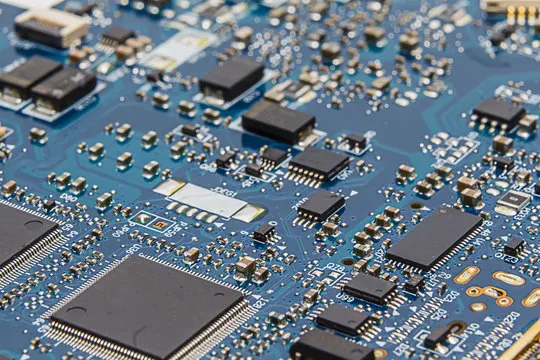
#> input picture pcb.webp, 540 x 360 px
$ jupyter execute Exp5.ipynb   (older library calls are emulated)
#> lines starting #> are read from the running program, lines starting #| are printed output that depends on the picture
[cell 1]
import cv2
import numpy as np
import matplotlib.pyplot as plt

[cell 2]
# Load the image (convert to grayscale for simplicity)
image = cv2.imread('pcb.webp', cv2.IMREAD_GRAYSCALE)
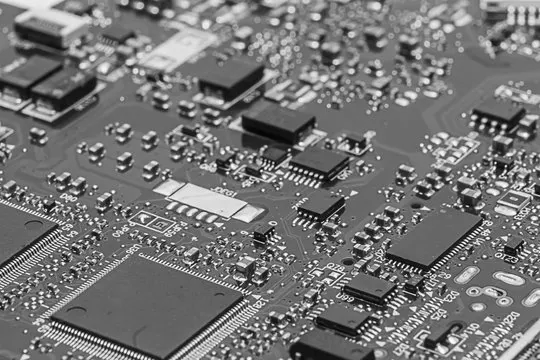
#> image: shape (360, 540); min 0, max 255, mean 117.3

[cell 3]
plt.imshow(image, cmap='gray')
plt.title("Original Image")
plt.axis('off')
plt.show()

[cell 4]
kernel = np.ones((4, 4), np.float32) / 9

[cell 5]
averaged_image = cv2.filter2D(image, -1, kernel)
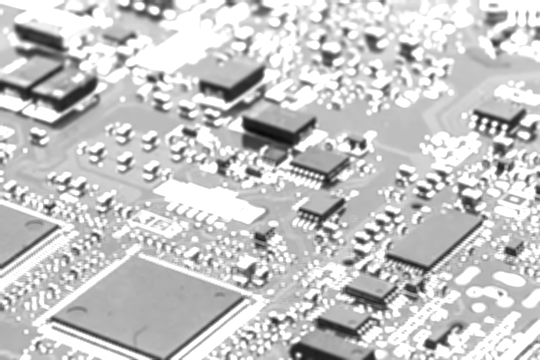
#> averaged_image: shape (360, 540); min 10, max 255, mean 197.8

[cell 6]
plt.imshow(averaged_image, cmap='gray')
plt.title("Averaging Filter")
plt.axis('off')
plt.show()

[cell 7]
weighted_kernel = np.array([[1, 2, 1],
                            [2, 4, 2],
                            [1, 2, 1]], np.float32)

weighted_kernel = weighted_kernel / weighted_kernel.sum()

[cell 8]
weighted_image = cv2.filter2D(image, -1, weighted_kernel)
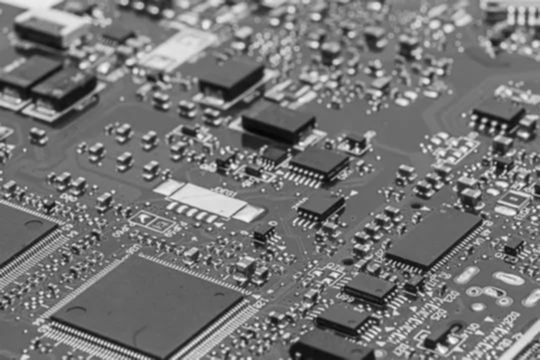
#> weighted_image: shape (360, 540); min 5, max 249, mean 117.3

[cell 9]
plt.imshow(weighted_image, cmap='gray')
plt.title("Weighted Averaging Filter")
plt.axis('off')
plt.show()

[cell 10]
gaussian_image = cv2.GaussianBlur(image, (3, 3), 1)

[cell 11]
plt.imshow(gaussian_image, cmap='gray')
plt.title("Gaussian Filter")
plt.axis('off')
plt.show()

[cell 12]
median_image = cv2.medianBlur(image, 3)

[cell 13]
plt.imshow(median_image, cmap='gray')
plt.title("Median Filter")
plt.axis('off')
plt.show()

[cell 14]
laplacian_kernel = np.array([[0, 1, 0], [1, -4, 1], [0, 1, 0]], np.float32)

[cell 15]
laplacian_image = cv2.filter2D(image, -1, laplacian_kernel)
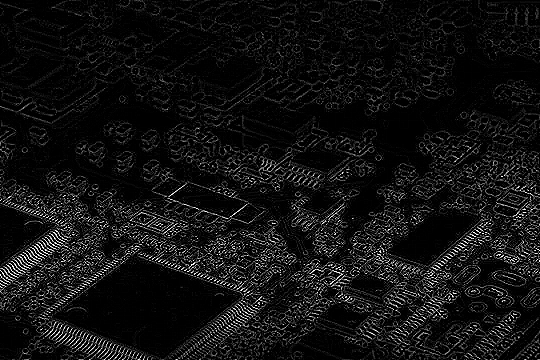
#> laplacian_image: shape (360, 540); min 0, max 255, mean 18.1

[cell 16]
sharpened_laplacian_image = cv2.add(image, laplacian_image)
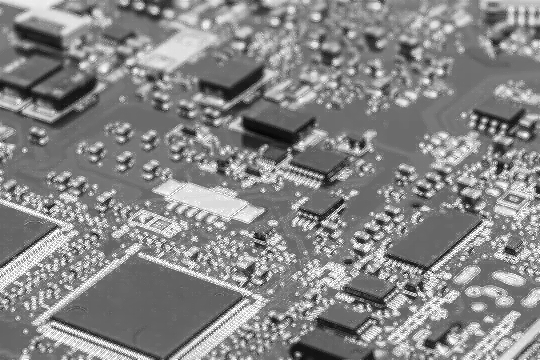
#> sharpened_laplacian_image: shape (360, 540); min 5, max 255, mean 134.7

[cell 17]
plt.imshow(sharpened_laplacian_image, cmap='gray')
plt.title("Laplacian Kernel")
plt.axis('off')
plt.show()

[cell 18]
laplacian_operator_image = cv2.Laplacian(image, cv2.CV_64F)  # Laplacian operator
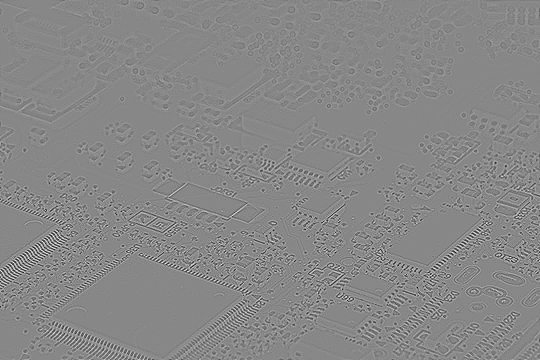
#> laplacian_operator_image: shape (360, 540) float64; min -571, max 502, mean 0; drawn with min black and max white
laplacian_operator_image = cv2.convertScaleAbs(laplacian_operator_image)  # Convert to absolute values
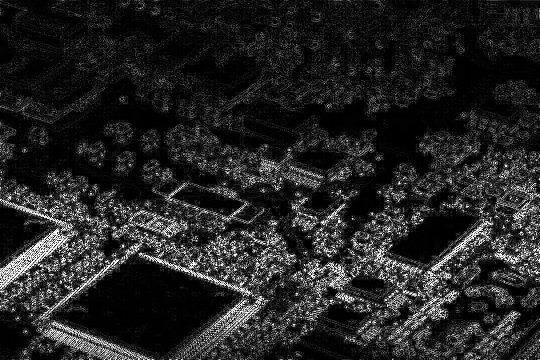
#> laplacian_operator_image: shape (360, 540); min 0, max 255, mean 35.9
sharpened_operator_image = cv2.add(image, laplacian_operator_image)
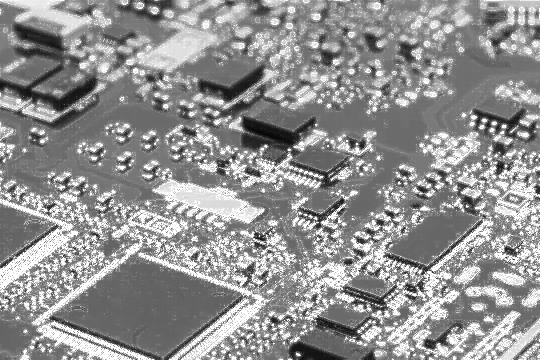
#> sharpened_operator_image: shape (360, 540); min 5, max 255, mean 145.8
